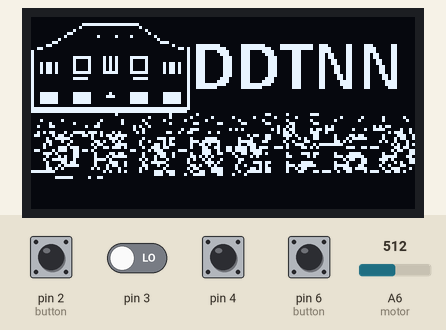
This sketch was run on a simulated Arduino Nano, built with avr-gcc and run on an emulated ATmega328P. Parts: 128×64 one-colour display. The test bench sets the inputs (shaded band); at power-on: pin 2 (button), pin 4, pin 6 (button) HIGH, pin 3 LOW, A6 (motor) = 512. No radio packets arrive unless stated.

Above: at 0.1 s.

The sketch:

remote_controller.ino
```cpp
#include <SPI.h>
#include <nRF24L01.h>
#include <RF24.h>

#include <Adafruit_GFX.h>
#include <Adafruit_SSD1306.h>
/*------------------------------------------------*/
#define OLED_RESET 5
Adafruit_SSD1306 display(OLED_RESET);

#define JOYSTICK_Y A7
const unsigned char PROGMEM logoBmp[] = {
0x00, 0x00, 0x00, 0x00, 0x00, 0x00, 0x00, 0x00, 0x00, 0x00, 0x00, 0x00, 0x00, 0x00, 0x00, 0x00,
0x00, 0x00, 0x00, 0x00, 0x00, 0x00, 0x00, 0x00, 0x00, 0x00, 0x00, 0x00, 0x00, 0x00, 0x00, 0x00,
0x00, 0x00, 0x7F, 0xFF, 0xF0, 0x00, 0x00, 0x00, 0x00, 0x00, 0x00, 0x00, 0x00, 0x00, 0x00, 0x00,
0x00, 0x00, 0x80, 0x00, 0x08, 0x00, 0x00, 0x00, 0x00, 0x00, 0x00, 0x00, 0x00, 0x00, 0x00, 0x00,
0x00, 0x02, 0x00, 0x00, 0x02, 0x00, 0x00, 0x00, 0x00, 0x00, 0x00, 0x00, 0x00, 0x00, 0x00, 0x00,
0x00, 0x0C, 0x00, 0x00, 0x01, 0x00, 0x00, 0x00, 0x00, 0x00, 0x00, 0x00, 0x00, 0x00, 0x00, 0x00,
0x00, 0x10, 0x02, 0x08, 0x40, 0x40, 0x00, 0x00, 0x00, 0x00, 0x00, 0x00, 0x00, 0x00, 0x00, 0x00,
0x00, 0x40, 0x00, 0x00, 0x00, 0x20, 0x00, 0x00, 0x00, 0x00, 0x00, 0x00, 0x00, 0x00, 0x00, 0x00,
0x01, 0x80, 0x00, 0x00, 0x00, 0x1C, 0x00, 0x00, 0x00, 0x00, 0x00, 0x00, 0x00, 0x00, 0x00, 0x00,
0x06, 0x00, 0x00, 0x00, 0x00, 0x01, 0x01, 0xFE, 0x03, 0xFC, 0x1F, 0xFC, 0xE0, 0x61, 0xC0, 0xC0,
0x30, 0x00, 0x00, 0x00, 0x00, 0x00, 0x69, 0xFF, 0x83, 0xFF, 0x1F, 0xFC, 0xF0, 0x61, 0xE0, 0xC0,
0x80, 0x00, 0x00, 0x00, 0x00, 0x00, 0x09, 0xC3, 0xC3, 0x87, 0x81, 0xC0, 0xF0, 0x61, 0xE0, 0xC0,
0x80, 0x00, 0x00, 0x00, 0x00, 0x00, 0x09, 0xC1, 0xC3, 0x83, 0x81, 0xC0, 0xD8, 0x61, 0xB0, 0xC0,
0x80, 0x03, 0xF0, 0xA8, 0x7E, 0x00, 0x09, 0xC0, 0xE3, 0x81, 0xC1, 0xC0, 0xD8, 0x61, 0xB0, 0xC0,
0x80, 0x02, 0x10, 0xA8, 0x42, 0x00, 0x09, 0xC0, 0xE3, 0x81, 0xC1, 0xC0, 0xCC, 0x61, 0x98, 0xC0,
0x96, 0x82, 0x10, 0xA8, 0x42, 0x0B, 0x49, 0xC0, 0xE3, 0x81, 0xC1, 0xC0, 0xCC, 0x61, 0x98, 0xC0,
0x96, 0x82, 0x10, 0xA8, 0x42, 0x0B, 0x49, 0xC0, 0xE3, 0x81, 0xC1, 0xC0, 0xC6, 0x61, 0x8C, 0xC0,
0x96, 0x82, 0x10, 0xA8, 0x42, 0x0B, 0x49, 0xC0, 0xE3, 0x81, 0xC1, 0xC0, 0xC6, 0x61, 0x8C, 0xC0,
0x96, 0x83, 0xF0, 0xF8, 0x7E, 0x0B, 0x49, 0xC0, 0xE3, 0x81, 0xC1, 0xC0, 0xC6, 0x61, 0x8C, 0xC0,
0x80, 0x00, 0x00, 0x00, 0x00, 0x00, 0x09, 0xC0, 0xE3, 0x81, 0xC1, 0xC0, 0xC3, 0x61, 0x86, 0xC0,
0x80, 0x03, 0xE0, 0x00, 0x3E, 0x00, 0x09, 0xC1, 0xC3, 0x83, 0x81, 0xC0, 0xC3, 0x61, 0x86, 0xC0,
0x80, 0x00, 0x00, 0x00, 0x00, 0x00, 0x09, 0xC3, 0xC3, 0x87, 0x81, 0xC0, 0xC1, 0xE1, 0x83, 0xC0,
0x80, 0x00, 0x00, 0x00, 0x00, 0x00, 0x09, 0xFF, 0x83, 0xFF, 0x01, 0xC0, 0xC1, 0xE1, 0x83, 0xC0,
0x80, 0x00, 0x00, 0x00, 0x00, 0x00, 0x09, 0xFC, 0x03, 0xF8, 0x01, 0xC0, 0xC0, 0xE1, 0x81, 0xC0,
0x80, 0x00, 0x00, 0x00, 0x00, 0x00, 0x08, 0x00, 0x00, 0x00, 0x00, 0x00, 0x00, 0x00, 0x00, 0x00,
0x9F, 0x83, 0xF0, 0x20, 0x7E, 0x0F, 0xC8, 0x00, 0x00, 0x00, 0x00, 0x00, 0x00, 0x00, 0x00, 0x00,
0x9F, 0x83, 0xF0, 0x70, 0x7E, 0x0F, 0xC8, 0x00, 0x00, 0x00, 0x00, 0x00, 0x00, 0x00, 0x00, 0x00,
0x9F, 0x83, 0xF0, 0x00, 0x7E, 0x0F, 0xC8, 0x00, 0x00, 0x00, 0x00, 0x00, 0x00, 0x00, 0x00, 0x00,
0x9F, 0x83, 0xF0, 0x00, 0x7E, 0x0F, 0xC8, 0x00, 0x00, 0x00, 0x00, 0x00, 0x00, 0x00, 0x00, 0x00,
0x80, 0x00, 0x00, 0x00, 0x00, 0x00, 0x08, 0x00, 0x00, 0x00, 0x00, 0x00, 0x00, 0x00, 0x00, 0x00,
0xFF, 0xFF, 0xFF, 0xFF, 0xFF, 0xFF, 0xF8, 0x00, 0x00, 0x00, 0x00, 0x00, 0x00, 0x00, 0x00, 0x00,
0xFF, 0xFF, 0xFF, 0xFF, 0xFF, 0xFF, 0xF0, 0x00, 0x00, 0x00, 0x00, 0x00, 0x00, 0x00, 0x00, 0x00
};

const uint64_t pipe = 0xE8E8F0F0E1LL;
RF24 radio(7, 8);
int joystick[4];
void setup()

{
 display.begin(SSD1306_SWITCHCAPVCC, 0x3C);  // initialisation of the display using I2C, address 0x3C
  display.clearDisplay(); // clear the display
  radio.begin();
  radio.openWritingPipe(pipe);
  pinMode(2, INPUT);
  pinMode(4, INPUT);
  pinMode(A7, INPUT);
  digitalWrite(2, HIGH);
  digitalWrite(4, HIGH);
    digitalWrite(6, HIGH);
  display.drawBitmap(0, 0, logoBmp, 128, 64, WHITE); // draw the picture on the screen
  display.display(); // display it on the screen
}


void loop()
{


if(digitalRead(3))
{
  joystick[0] = analogRead(JOYSTICK_Y); //motor control
}
else
{
  joystick[0] = analogRead(A6); //motor control
}


                  //joystick[2] = analogRead(JOYSTICK_Z);
                  //joystick[2] = map(joystick[2],0,1023,1,180);
  joystick[1] = !digitalRead(2); // autopilot button
 joystick[2] = !digitalRead(4); // stop button
 joystick[3] = digitalRead(6); // reverse button
  radio.write( joystick, sizeof(joystick) );


}
```
